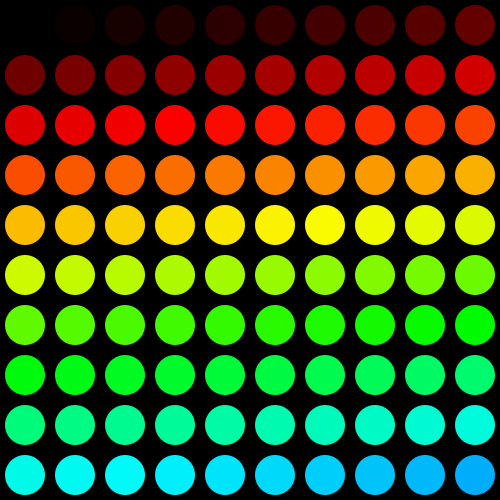
Frame 1 (no input)
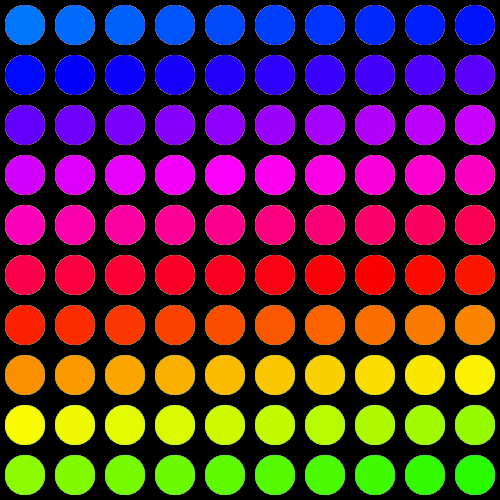
Frame 60 (the mouse pressed at the canvas centre just before this capture)
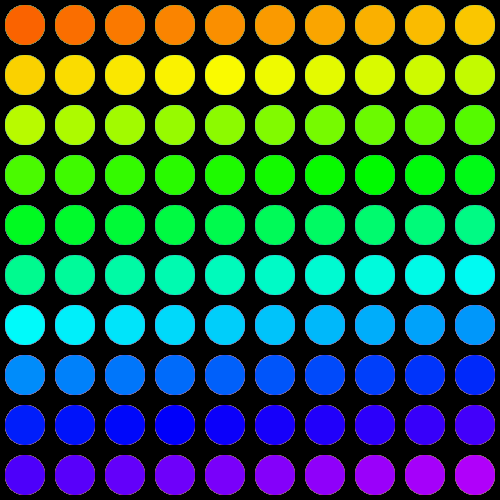
Frame 120 (the mouse held since frame 60 and released just before this capture)

The Processing sketch that drew these frames (run headless with seeded random() and noise(); from frame 60 on, the mouse is pressed at the canvas centre):

// Processing sketch: processing_157784
// ── processing_157784.pde

int r=0,g=0,b=0; 
boolean rstage=true; 
boolean ystage=false; 
boolean gstage=false;
boolean cystage=false; 
boolean bstage=false;
boolean pstage=false; 
boolean rrstage=false; 


void setup(){
  background(0);
  size(500,500);
  frameRate(10);
  println("rstageon"); 
}

void draw(){
  
  
  int c=25;
  for (int i=0;i<10;i++){
     int a=25;
    for(int j=0;j<10;j++){
      noStroke();
      fill(r,g,b); 
      ellipse(a,c,40,40);
      a+=50;
      
      if(rstage==true)
        r+=11; 
      else if(ystage==true)
        g+=11; 
      else if(gstage==true)
        r-=11;  
      else if(cystage==true)
        b+=11; 
      else if(bstage==true)
        g-=11; 
      else if(pstage==true)
        r+=11;
      else if(rrstage==true)
        b-=11;
      else 
        println("Issuse no stage set"); 
        
      if (r>=250 && rstage==true){
        ystage=true; 
        r=250;
        rstage=false; 
        println("ystageon"); 
      }
      if(ystage==true && g>=250){
        ystage=false; 
         gstage=true;  
         g=250;
         println("gstageon"); 
      }
      if(gstage==true && r<=0){
        gstage=false; 
        cystage=true; 
        r=0;
        println("cystageon"); 
      }
      if( cystage==true && b>=250){
        cystage=false; 
        bstage=true; 
        b=250;
        println("bstageon"); 
      }
      if(bstage==true && g<=0){
        bstage=false; 
        pstage=true; 
        g=0;
        println("pstageon"); 
      }
      if(pstage==true && r>=250){
        pstage=false; 
        rrstage=true; 
        r=250;
        println("rrstageon"); 
      }
      if(rrstage==true && b<=0){
        rrstage=false; 
        ystage=true;
        b=0;
        println("ystageon"); 
      }
      
    }
    c+=50;
  }
  
  
}
